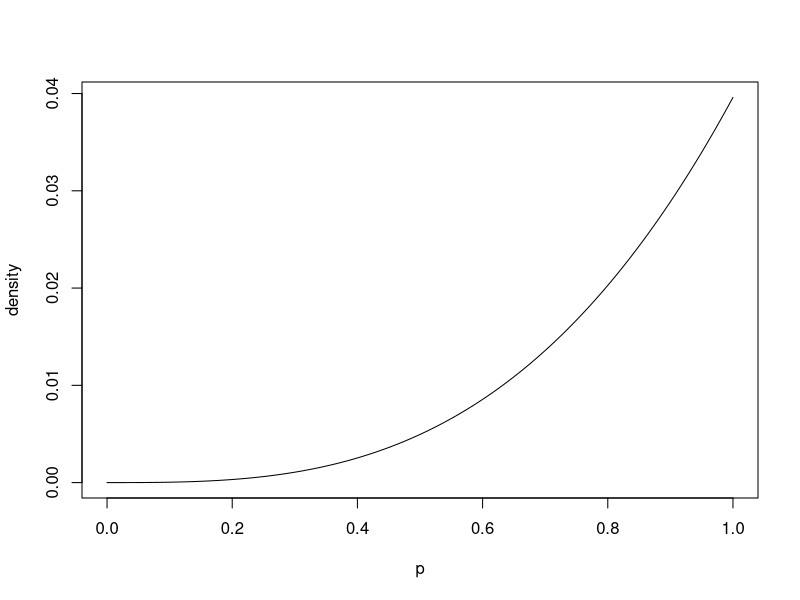
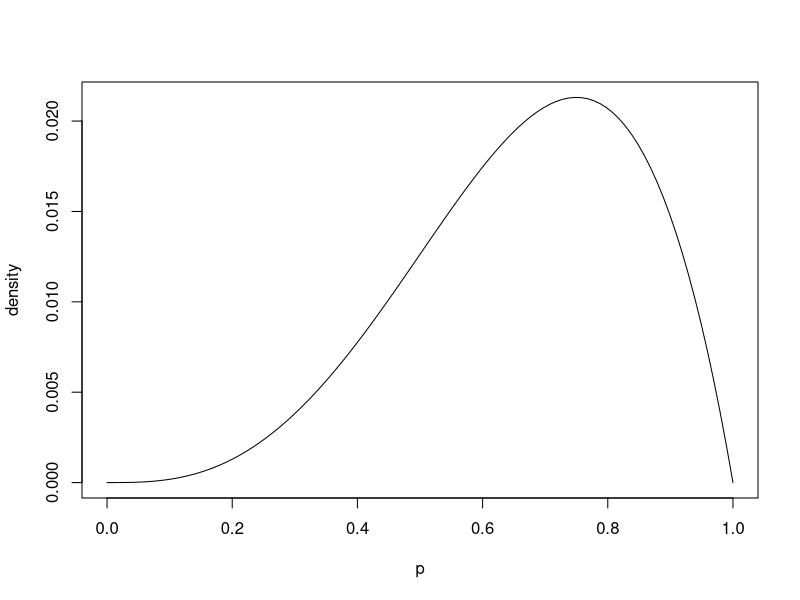
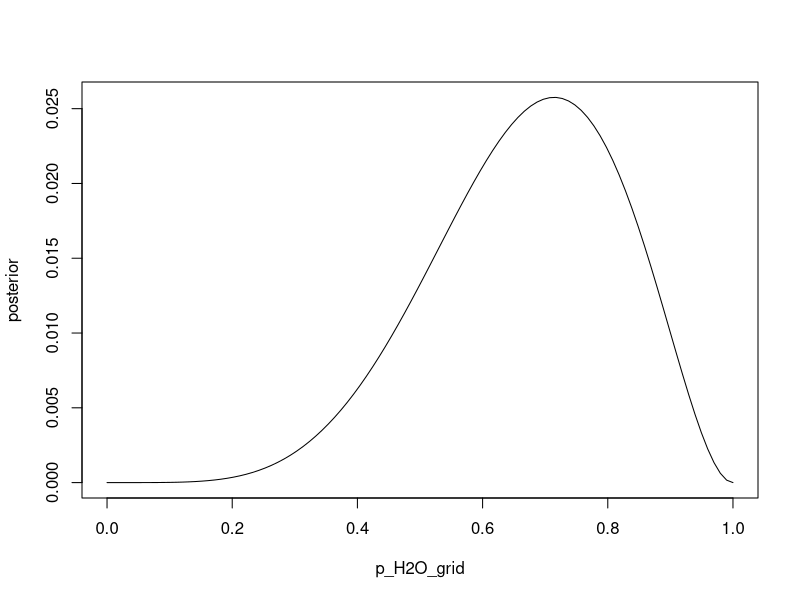
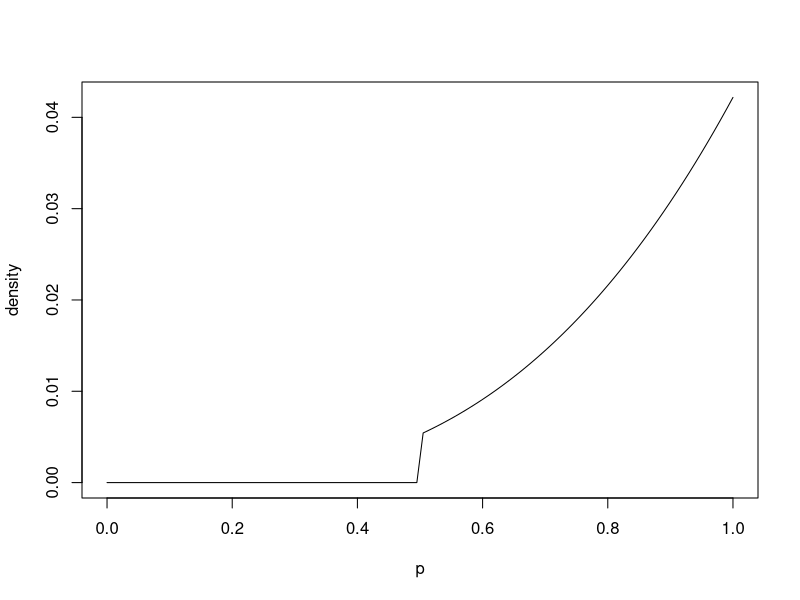
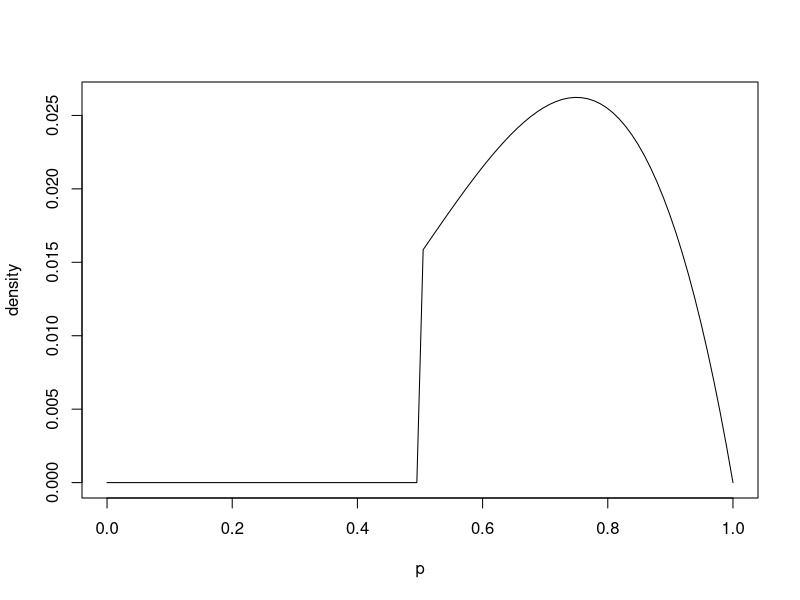
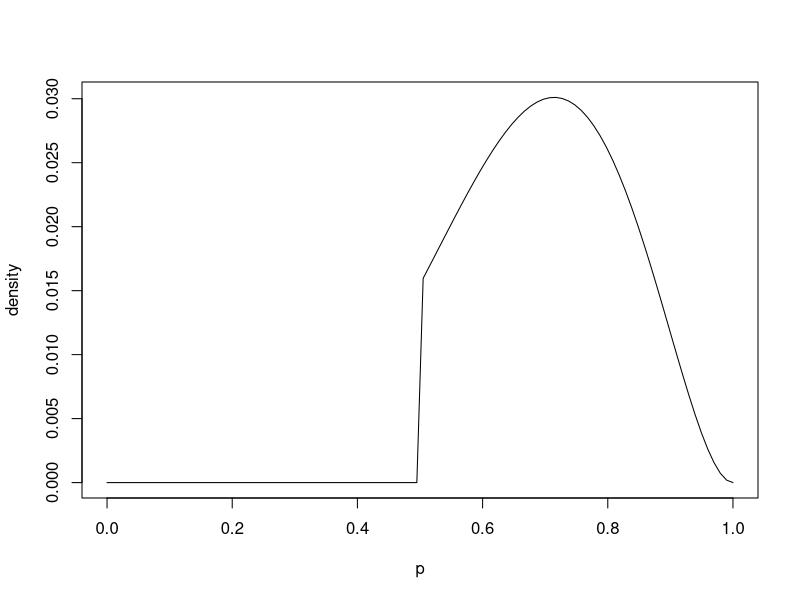

The R script that drew these images, in order:
## ---- chunk 1
knitr::opts_chunk$set(echo = TRUE)
## ---- chunk 2
library(magrittr)
library(knitr)
library(kableExtra)
teams = c(
  "crazy rich bayesians",
"Laplace's demons",
"(Probably) Aspiring Golem Engineers",
"Bayesic Butchers",
"The Golem's Posterior",
"EMM",
"The Statistics Owls",
"Paranormal Distribution",
"Cheerful Confounders",
"average joe's",
"The No Priors",
"R&E*",
"The Marbles*",
"the outliers*",
"We Stan*"
)

data.frame(Teams = teams) %>% 
  kable %>% 
  kable_styling(full_width = F)
## ---- chunk 3
# parameter values at which we calculate the posterior probability
p_H2O_grid = seq(from=0 , to=1, length.out=100)
# likelihood of 3 water in 3 tosses
N_tosses = 3
N_water = 3
likelihood = dbinom(N_water , size=N_tosses, prob=p_H2O_grid)
# uniform prior
prior = rep(1,100) 
posterior = likelihood * prior
sum(posterior)
# standardize 
posterior = posterior / sum(posterior)
sum(posterior)
## ---- chunk 4
plot(p_H2O_grid, posterior , type="l", ylab = "density", xlab = "p" )
# this also works
# plot( posterior ~ p_H2O_grid , type="l" )
# personally, I prefer the plot(x_values, y_values) syntax
## ---- chunk 5
likelihood = dbinom( 3 , size=4 , prob=p_H2O_grid )
posterior = likelihood * prior
posterior = posterior / sum(posterior)
plot(p_H2O_grid, posterior , type="l" , ylab = "density", xlab = "p")
## ---- chunk 6
likelihood = dbinom( 5 , size=7 , prob=p_H2O_grid )
posterior = likelihood * prior
posterior = posterior / sum(posterior)
plot(p_H2O_grid, posterior , type="l" )
## ---- chunk 7
prior[p_H2O_grid < .5] = 0

posterior = dbinom( 3 , size=3 , prob=p_H2O_grid ) * prior
posterior = posterior / sum(posterior)
plot(p_H2O_grid, posterior , type="l" , ylab = "density", xlab = "p")

posterior = dbinom( 3 , size=4 , prob=p_H2O_grid ) * prior
posterior = posterior / sum(posterior)
plot(p_H2O_grid, posterior , type="l" , ylab = "density", xlab = "p")

posterior = dbinom( 5 , size=7 , prob=p_H2O_grid ) * prior
posterior = posterior / sum(posterior)
plot(p_H2O_grid, posterior , type="l", ylab = "density", xlab = "p" )

## ---- chunk 8
.3 * .5 / .65
## ---- chunk 9
library(dplyr)  # for data manipulation
library(magrittr) # for pipes
library(knitr) # to show tables in Markdown
library(kableExtra) # for prettier tables
counts = 
  data.frame(
    Up =   c("B","B","B","W","W","w"),
    Down = c("B","B","W","B","W","W"))

kable(counts) %>% 
  kable_styling(full_width = F)
## ---- chunk 10
counts %>% 
  filter(Up == "B") %>% 
  pull(Down) %>% 
  table() %>% 
  prop.table()
## ---- chunk 11
library(data.table)
data.table(
  Up =   c("B","B","B","W","W","w"),
  Down = c("B","B","W","B","W","W"))  %>%
  .[Up == "B"] %>% # dplyr: filter(Up == "B")
  .[, Down] %>%    # dplyr: pull(Down) %>% 
  table() %>% 
  prop.table()
## ---- chunk 12
library(data.table)
data.table(
  Up =   c("B","B","B","B","B","W","W","w"),
  Down = c("B","B","B","B","W","B","W","W"))  %>%
  .[Up == "B"] %>% 
  .[, Down] %>% 
  table()  %>% 
  prop.table()
## ---- chunk 13
library(data.table)
data.table(
  Up =   c(rep(c("B","B"),1),
           rep(c("B","W"),2),
           rep(c("W","w"),3)),
  Down = c(rep(c("B","B"),1),
           rep(c("W","B"),2),
           rep(c("W","w"),3)))  %>%
  .[Up == "B"] %>% 
  .[, Down] %>% 
  table() %>% 
  prop.table()
## ---- chunk 14
BB_ways = 
  expand.grid(Black_up = c("BB","BB"),
              White_up = c("WB","WW","WW"))

BW_ways = 
  expand.grid(Black_up = c("BW"),
              White_up = c("WW","WW"))

all_ways = 
  rbind(
    BB_ways,
    BW_ways
  ) 

kable(all_ways) %>% 
  kable_styling(full_width = F)
  
## ---- chunk 15
all_ways %>% 
  data.frame() %>% 
  rowwise() %>% 
  mutate(face_down = substr(Black_up,2,2)) %>% 
  pull(face_down) %>% 
  table() %>% 
  prop.table()
